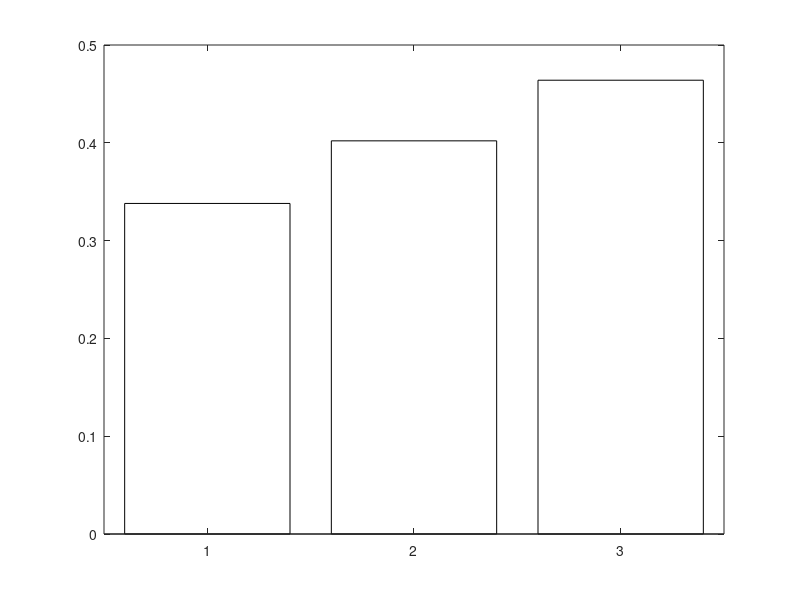

Here is the MATLAB script that generated this plot: (Note: this script raises an error after producing the figure.)
%% factorial_pcs.m
% Decentralised Method: Orthogonal Array Designs + Linear OLS Estimator
%
% Computes PCS for full / half / partial factorial designs and
% plots a comparison bar chart.
%
% Usage:
%   factorial_pcs()
%   factorial_pcs(8)   % with 8 factors

function factorial_pcs(n_factors)
    if nargin < 1, n_factors = 5; end

    rng(0);
    beta      = rand(n_factors, 1) * 2 - 1;
    noise_std = 0.5;
    n_reps    = 500;

    all_combos = generate_combinations(n_factors);
    true_resp  = all_combos * beta;
    [~, best_idx] = max(true_resp);

    fractions = {'partial', 'half', 'full'};
    pcs_vals  = zeros(1, 3);
    n_runs    = zeros(1, 3);

    fprintf('%-10s %-8s %-8s\n', 'Design', 'n_runs', 'PCS');
    fprintf('%s\n', repmat('-', 1, 28));

    for fi = 1:length(fractions)
        frac   = fractions{fi};
        design = get_oa_design(n_factors, frac);
        n_runs(fi) = size(design, 1);
        correct    = 0;

        for rep = 1:n_reps
            rng(42 + rep);
            y = design * beta + randn(n_runs(fi), 1) * noise_std;
            predicted = ols_predict_best(design, y, all_combos);
            if predicted == best_idx
                correct = correct + 1;
            end
        end

        pcs_vals(fi) = correct / n_reps;
        fprintf('%-10s %-8d %-8.3f\n', frac, n_runs(fi), pcs_vals(fi));
    end

    % ── Bar chart ─────────────────────────────────────────────────────────
    colors = [0.898 0.325 0.302;   % partial — red
              1.000 0.561 0.000;   % half    — amber
              0.180 0.490 0.196];  % full    — green

    figure('Name', 'Factorial PCS Comparison', 'Position', [100 100 700 420]);
    b = bar(pcs_vals, 'FaceColor', 'flat');
    b.CData = colors;

    set(gca, 'XTickLabel', ...
        {sprintf('Partial\n(n=%d)', n_runs(1)), ...
         sprintf('Half\n(n=%d)', n_runs(2)), ...
         sprintf('Full\n(n=%d)', n_runs(3))}, ...
        'FontSize', 11);
    ylabel('PCS', 'FontSize', 12);
    title(sprintf('Factorial Design PCS — %d factors', n_factors), 'FontSize', 13);
    ylim([0 1.1]);

    % Value labels on bars
    for i = 1:3
        text(i, pcs_vals(i) + 0.03, sprintf('%.3f', pcs_vals(i)), ...
             'HorizontalAlignment', 'center', 'FontSize', 11, 'FontWeight', 'bold');
    end

    grid on;
    saveas(gcf, fullfile('results', 'matlab_fig_factorial.png'));
    fprintf('Saved → results/matlab_fig_factorial.png\n');
end


%% ── OLS: predict best combination from OA observations ──────────────────
function best_idx = ols_predict_best(design, y, all_combos)
    n = size(design, 1);
    X_aug = [ones(n, 1), design];
    coef  = X_aug \ y;                     % least-squares
    preds = [ones(size(all_combos,1),1), all_combos] * coef;
    [~, best_idx] = max(preds);
end


%% ── Orthogonal Array construction via Hadamard ───────────────────────────
function design = get_oa_design(n_factors, fraction)
    switch fraction
        case 'full'
            design = generate_combinations(n_factors);
            return
        case 'half'
            n_runs = 2^(n_factors - 1);
        case 'partial'
            p = 1;
            while (2^p - 1) < n_factors, p = p + 1; end
            n_runs = 2^p;
        otherwise
            error('Unknown fraction: %s', fraction);
    end
    H  = hadamard_matrix(n_runs);
    oa = (H(:, 2:end) + 1) / 2;           % ±1 → 0/1, drop intercept column
    if size(oa, 2) < n_factors
        error('OA too small for %d factors with %d runs', n_factors, n_runs);
    end
    design = oa(:, 1:n_factors);
end

function H = hadamard_matrix(n)
    if n == 1, H = 1; return; end
    H2 = hadamard_matrix(n/2);
    H  = [H2, H2; H2, -H2];
end

function combos = generate_combinations(n)
    combos = zeros(2^n, n);
    for i = 1:2^n
        combos(i, :) = dec2bin(i-1, n) - '0';
    end
end
